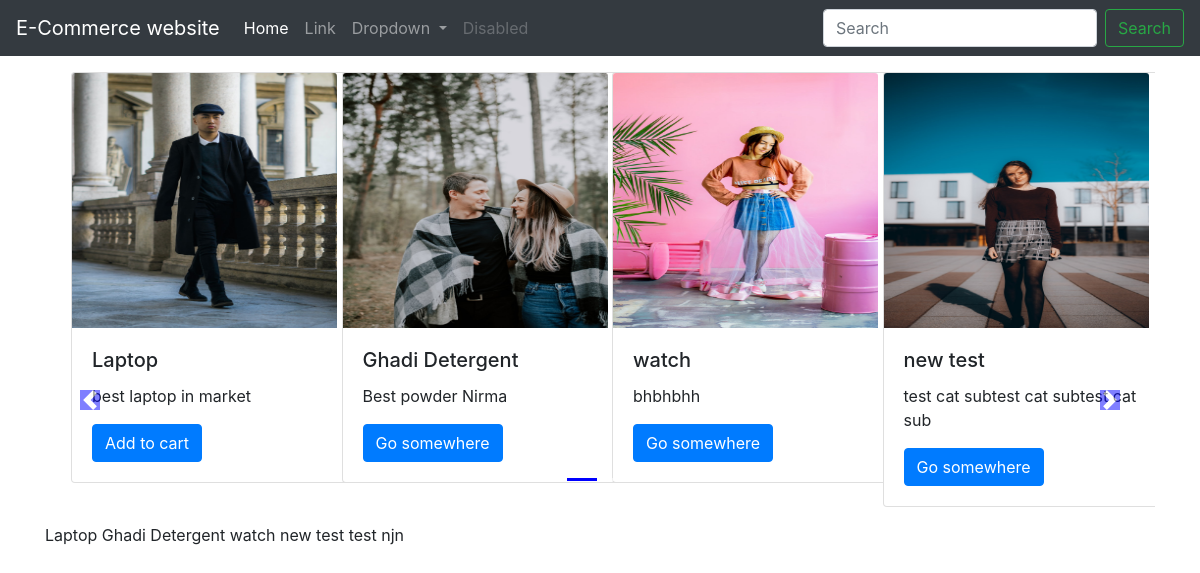
The app's page /shop/ with its own data.
### shop/models.py (models this page shows, shortened)
class Product(models.Model):
    product_id = models.AutoField
    product_name = models.CharField(max_length=50)
    category = models.CharField(max_length=50, default="")
    subcategory = models.CharField(max_length=50, default="")
    desc = models.CharField(max_length=300)
    price = models.IntegerField(default=0)
    pub_date = models.DateField()
    image = models.ImageField(upload_to="shop/images", default="")

### shop/views.py (the view)
# urls.py: path('', views.index, name='index')
def index(request):
    products = Product.objects.all()
    n = len(products)
    nSlides = n//4 + ceil((n/4)-(n//4))
    params = {
        'no_of_slides': nSlides,
        'range': range(1, nSlides),
        'products': products
        }
    return render(request, 'shop/index.html', params)

### shop/templates/shop/index.html (shortened to what this page needs)
{% extends 'shop/basic.html' %}
  {% block body %}
  {% load static %}
  <div class="container">
  <div id="demo" class="carousel slide my-3" data-ride="carousel">
      <ul class="carousel-indicators">
        <li data-target="#demo" data-slide-to="0" class="active"></li>
        {% for i in range %}
        <li data-target="#demo" data-slide-to="{{i}}" ></li>
        {%endfor%}
      </ul>
      <div class="container carousel-inner no-padding">
        <div class="carousel-item active">
          <div class="col-xs-3 col-sm-3 col-md-3">
            <div class="card" style="width: 18rem;">
              <img src='/media/{{ products.0.image }}'  class="card-img-top" alt="...">
              <div class="card-body">
                  <h5 class="card-title">{{products.0.product_name}}</h5>
                  <p class="card-text">{{ products.0.desc }}</p>
                  <a href="#" class="btn btn-primary">Add to cart</a>
              </div>
            </div>
         </div>
         {% for i in products|slice:"1:" %}
          <div class="col-xs-3 col-sm-3 col-md-3">
            <div class="card" style="width: 18rem;">
              <img src='/media/{{ i.image }}'  class="card-img-top" alt="...">
              <div class="card-body">
                <h5 class="card-title">{{ i.product_name}}</h5>
                <p class="card-text">{{ i.desc }}</p>
                <a href="#" class="btn btn-primary">Go somewhere</a>
              </div>
            </div>
          </div>
          {% if forloop.counter|divisibleby:3 and forloop.counter > 0 and not forloop.last %}
          </div>
          {% endif %}
          {% endfor %}
    </div>
    </div>
    <a class="carousel-control-prev" href="#demo" data-slide="prev">
        <span class="carousel-control-prev-icon"></span>
    </a>
    <a class="carousel-control-next" href="#demo" data-slide="next">
        <span class="carousel-control-next-icon"></span>
    </a>
    <p>
      {% for i in products %}
        {{i.product_name}}
      {%endfor%}
    </p>
            {% endblock %}

### shop/templates/shop/basic.html (shortened to what this page needs)
<!doctype html>
<html lang="en">
  <head>
    <link rel="stylesheet" href="https://stackpath.bootstrapcdn.com/bootstrap/4.4.1/css/bootstrap.min.css">
  </head>
  <body>
  <nav class="navbar navbar-expand-lg navbar-dark bg-dark">
  <a class="navbar-brand" href="#">E-Commerce website</a>
  <div class="collapse navbar-collapse" id="navbarSupportedContent">
    <ul class="navbar-nav mr-auto">
      <li class="nav-item active">
        <a class="nav-link" href="#">Home <span class="sr-only">(current)</span></a>
      </li>
      <li class="nav-item">
        <a class="nav-link" href="#">Link</a>
      </li>
      <li class="nav-item dropdown">
        <a class="nav-link dropdown-toggle" href="#" id="navbarDropdown" role="button" data-toggle="dropdown" aria-haspopup="true" aria-expanded="false">
          Dropdown
        </a>
      </li>
      <li class="nav-item">
        <a class="nav-link disabled" href="#" tabindex="-1" aria-disabled="true">Disabled</a>
      </li>
    </ul>
    <form class="form-inline my-2 my-lg-0">
      <input class="form-control mr-sm-2" type="search" placeholder="Search" aria-label="Search">
      <button class="btn btn-outline-success my-2 my-sm-0" type="submit">Search</button>
    </form>
  </div>
</nav>
  {% block body %}
            {% endblock %}
  </body>
</html>

### records on screen
Product: image (picture), product_name "Laptop", desc "best laptop in market"
Product: image (picture), product_name "Ghadi Detergent", desc "Best powder Nirma"
Product: image (picture), product_name "watch", desc "bhbhbhh"
Product: image (picture), product_name "new test", desc "test cat subtest cat subtest cat sub"
Product: product_name "test"
Product: product_name "njn"
